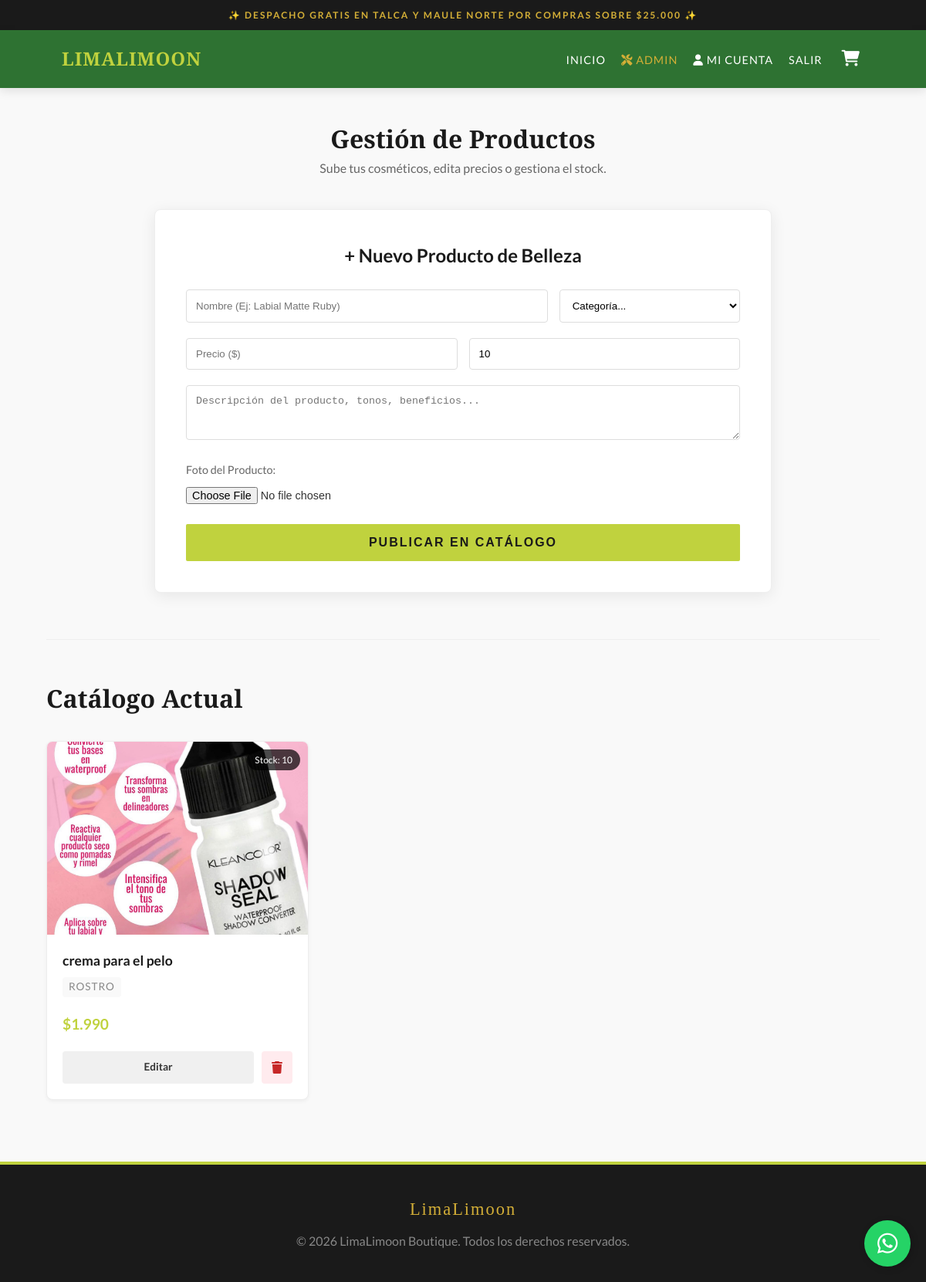
Page /admin/productos (signed in) on the committed database.
### app.py (models this page shows)
class Product(db.Model):
    id = db.Column(db.Integer, primary_key=True)
    name = db.Column(db.String(100), nullable=False)
    price = db.Column(db.Integer, nullable=False)
    stock = db.Column(db.Integer, default=0)
    image = db.Column(db.String(300))
    category = db.Column(db.String(50))
    description = db.Column(db.Text)

### app.py (the view, shortened to what this page needs)
@app.route('/admin/productos', methods=['GET', 'POST'])
@login_required
@admin_required
def admin_productos():
    return render_template('admin_products.html', products=Product.query.order_by(Product.id.desc()).all())

### app.py (called while the page is built)
@login_manager.user_loader
def load_user(user_id):
    return User.query.get(int(user_id))

def admin_required(f):
    @wraps(f)
    def decorated_function(*args, **kwargs):
        if not current_user.is_authenticated or not current_user.is_admin:
            flash('⛔ Acceso exclusivo administradores.', 'error')
            return redirect(url_for('home'))
        return f(*args, **kwargs)
    return decorated_function

@app.context_processor
def inject_cart_count():
    if current_user.is_authenticated:
        items = CartItem.query.filter_by(user_id=current_user.id).all()
        count = sum(item.quantity for item in items if item.product)
    else:
        count = 0
    return dict(cart_count=count)

### templates/admin_products.html (shortened to what this page needs)
{% extends "layout.html" %}
{% block content %}
<div class="container section-padding" style="padding-top: 40px; padding-bottom: 80px;">
    <div style="text-align: center; margin-bottom: 40px;">
        <h1 style="font-family: var(--font-title); color: #1a1a1a;">Gestión de Productos</h1>
        <p style="color: #666;">Sube tus cosméticos, edita precios o gestiona el stock.</p>
    </div>
    <div style="max-width: 800px; margin: 0 auto 60px auto; background: #fff; padding: 40px; border-radius: 8px; box-shadow: 0 4px 20px rgba(0,0,0,0.08); border: 1px solid #eee;">
        <h3 style="color: #1a1a1a; margin-bottom: 25px; text-align: center; font-size: 1.5rem;">+ Nuevo Producto de Belleza</h3>
        <form action="{{ url_for('admin_productos') }}" method="POST" enctype="multipart/form-data">
            <div style="display: grid; grid-template-columns: 2fr 1fr; gap: 15px; margin-bottom: 20px;">
                <input type="text" name="name" placeholder="Nombre (Ej: Labial Matte Ruby)" required
                       style="padding: 12px; border: 1px solid #ddd; border-radius: 4px; width: 100%; box-sizing: border-box;">
                <select name="category" required style="padding: 12px; border: 1px solid #ddd; border-radius: 4px; width: 100%; box-sizing: border-box; background-color: white;">
                    <option value="" disabled selected>Categoría...</option>
                </select>
            </div>
            <div style="display: grid; grid-template-columns: 1fr 1fr; gap: 15px; margin-bottom: 20px;">
                <input type="number" step="0.01" name="price" placeholder="Precio ($)" required
                       style="padding: 12px; border: 1px solid #ddd; border-radius: 4px; width: 100%; box-sizing: border-box;">
                <input type="number" name="stock" placeholder="Stock Inicial" value="10" required
                       style="padding: 12px; border: 1px solid #ddd; border-radius: 4px; width: 100%; box-sizing: border-box;">
            </div>
            <textarea name="description" placeholder="Descripción del producto, tonos, beneficios..." rows="3"
                      style="width: 100%; padding: 12px; border: 1px solid #ddd; border-radius: 4px; margin-bottom: 20px; box-sizing: border-box; resize: vertical;"></textarea>
            <div style="margin-bottom: 25px;">
                <label style="display: block; margin-bottom: 8px; color: #666; font-size: 0.9rem;">Foto del Producto:</label>
                <input type="file" name="image" required style="font-size: 0.9rem;">
            </div>
            <button type="submit" class="btn-gold" style="width: 100%; padding: 15px; font-weight: bold; font-size: 1rem; cursor: pointer;">
                PUBLICAR EN CATÁLOGO
            </button>
        </form>
    </div>
    <hr style="border: 0; border-top: 1px solid #eee; margin: 50px 0;">
    <h3 style="color: #1a1a1a; margin-bottom: 30px; font-family: var(--font-title); font-size: 2rem;">
        Catálogo Actual
    </h3>
    <div style="display: grid; grid-template-columns: repeat(auto-fill, minmax(250px, 1fr)); gap: 30px;">
        {% for product in products %}
        <div style="background: white; border: 1px solid #eee; border-radius: 8px; overflow: hidden; transition: 0.3s; box-shadow: 0 2px 5px rgba(0,0,0,0.05);">
            <div style="height: 250px; position: relative; overflow: hidden;">
                <div style="position: absolute; top: 10px; right: 10px; background: rgba(0,0,0,0.7); color: white; padding: 4px 10px; font-size: 0.75rem; border-radius: 20px; z-index: 2;">
                    Stock: {{ product.stock }}
                </div>
                <img src="{{ product.image }}" alt="{{ product.name }}"
                     style="width: 100%; height: 100%; object-fit: cover;">
            </div>
            <div style="padding: 20px;">
                <h5 style="color: #1a1a1a; font-size: 1.1rem; margin: 0 0 5px 0; font-weight: bold;">{{ product.name }}</h5>
                <p style="color: #888; font-size: 0.85rem; margin: 0 0 10px 0; text-transform: uppercase; letter-spacing: 1px; background: #f9f9f9; display: inline-block; padding: 2px 8px; border-radius: 4px;">
                    {{ product.category }}
                </p>
                <p style="color: var(--gold); font-weight: bold; font-size: 1.2rem; margin: 10px 0 20px 0;">
                    ${{ "{:,.0f}".format(product.price).replace(',', '.') }}
                </p>
                <div style="display: flex; gap: 10px;">
                    <a href="{{ url_for('editar_producto', id=product.id) }}" style="flex: 1; text-align: center; background: #f0f0f0; color: #333; padding: 10px; border-radius: 4px; text-decoration: none; font-size: 0.85rem; font-weight: bold; transition: 0.2s;">
                        Editar
                    </a>
                    <a href="{{ url_for('eliminar_producto', id=product.id) }}" onclick="return confirm('¿Estás seguro de eliminar este producto?');" style="flex: 0 0 40px; display: flex; align-items: center; justify-content: center; background: #ffebee; color: #c62828; border-radius: 4px; text-decoration: none; transition: 0.2s;">
                        <i class="fas fa-trash"></i>
                    </a>
                </div>
            </div>
        </div>
        {% else %}
        <p style="grid-column: 1 / -1; text-align: center; color: #777; padding: 40px;">No hay productos de belleza cargados aún.</p>
        {% endfor %}
    </div>
</div>
{% endblock %}

### static/css/style.css (style rules this page uses)
:root { --gold: #C0D23E; --gold-hover: #a8b934; --black: #1a1a1a; --white: #ffffff; --gray-bg: #f9f9f9; --font-title: 'Playfair Display', serif; --font-text: 'Lato', sans-serif; --header-height: 75px; }
* { margin: 0; padding: 0; box-sizing: border-box; }
img { max-width: 100%; display: block; }
body { font-family: var(--font-text); background-color: var(--gray-bg); color: #333; line-height: 1.6; display: flex; flex-direction: column; min-height: 100vh; }
a { text-decoration: none; color: inherit; transition: 0.3s; }
.container { width: 90%; max-width: 1200px; margin: 0 auto; }
.section-padding { padding: 60px 0; }
.btn-gold { background-color: var(--gold); color: var(--black); padding: 14px 40px; text-transform: uppercase; letter-spacing: 2px; font-weight: 900; border: none; cursor: pointer; display: inline-block; border-radius: 2px; transition: all 0.4s ease; text-align: center; }

### templates/layout.html (style rules this page uses)
:root { --brand-green: rgb(46, 114, 50); --brand-gold: #d4af37; --brand-dark: #1a1a1a; --font-title: 'Playfair Display', serif; --font-body: 'Lato', sans-serif; }
body { font-family: var(--font-body); margin: 0; padding: 0; display: flex; flex-direction: column; min-height: 100vh; }

### rows in the picture
Product: stock "10", image (picture), name "crema para el pelo", category "ROSTRO", price "1.990"
